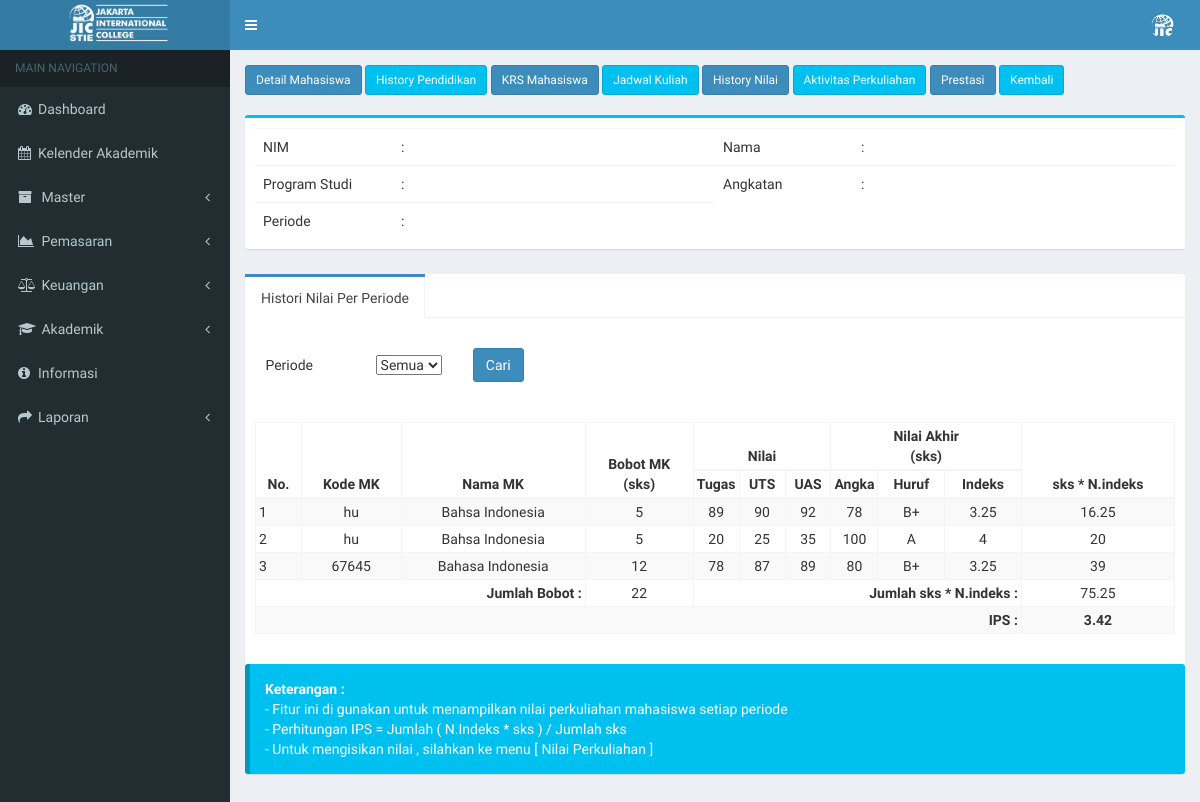
The app's page /index.php/mahasiswa/filter_nilai with its own data.
### tables this page shows
CREATE TABLE `tb_kelas_mhs` (
  `id_kelas_mhs` int(11) NOT NULL,
  `id_mahasiswa` varchar(20) NOT NULL,
  `id_kp` varchar(11) NOT NULL,
  `id_skala_nilai` varchar(10) NOT NULL,
  `nilai_d` float NOT NULL,
  `nilai_tugas` float NOT NULL,
  `absensi` float NOT NULL,
  `nilai_uts` float NOT NULL,
  `nilai_uas` float NOT NULL
);

CREATE TABLE `tb_matkul` (
  `kode_matkul` varchar(50) NOT NULL,
  `nama_matkul` varchar(100) NOT NULL,
  `id_prodi` varchar(10) NOT NULL,
  `jenis_matkul` varchar(20) NOT NULL,
  `bobot_matkul` int(11) NOT NULL,
  `bobot_praktikum` int(11) NOT NULL,
  `bobot_tatap_muka` int(11) NOT NULL,
  `bobot_praktik_lapangan` int(11) NOT NULL,
  `bobot_simulasi` int(11) NOT NULL,
  `metode_pembelajaran` varchar(100) NOT NULL,
  `tanggal_mulai` date NOT NULL,
  `tanggal_akhir` date NOT NULL,
  `matkul_english` varchar(40) NOT NULL
);

CREATE TABLE `tb_skala_nilai` (
  `id_skala_nilai` int(11) NOT NULL,
  `id_prodi` varchar(7) NOT NULL,
  `nilai_huruf` varchar(5) NOT NULL,
  `nilai_indeks` float NOT NULL,
  `bobot_nilai_minimum` float NOT NULL,
  `bobot_nilai_maksimum` float NOT NULL,
  `tanggal_mulai_efektif` date NOT NULL,
  `tanggal_akhir_efektif` date NOT NULL
);

### application/controllers/mahasiswa.php (called while the page is built, shortened)
<?php
class Mahasiswa extends CI_Controller {
	public function __construct()
	{
		$this->load->model('mahasiswa_model');
		$this->load->model('daftar_ulang_model');
		$this->load->model('konsentrasi_model');
		$this->load->model('kurikulum_model');
		$this->load->model('user_model');
		$this->load->model('kelas_perkuliahan_model');
	}
	public function filter_nilai(){
			$id_mahasiswa = $this->uri->segment(3);
			$id_periode=$this->input->get('id_periode');
			$data['mahasiswa'] = $this->mahasiswa_model->detail_krs_mahasiswa($id_mahasiswa);
			$data['nilai'] = $this->mahasiswa_model->filter_nilai($id_mahasiswa,$id_periode);
			$data['nilai2'] = $this->mahasiswa_model->data_nilai_mhs($id_mahasiswa);
			$data['main_view'] = 'Mahasiswa/history_ips_view';
			$this->load->view('template', $data);
	}
}

### index.php (called while the page is built, shortened)
<?php
require_once BASEPATH.'core/CodeIgniter.php';

### application/models/mahasiswa_model.php (called while the page is built, shortened)
<?php
class Mahasiswa_model extends CI_Model {
   function filter_nilai($id_mahasiswa,$id_periode){
     $this->db->select('*');
     $this->db->from('tb_kelas_mhs');
     $this->db->join('tb_kp','tb_kp.id_kp=tb_kelas_mhs.id_kp');
     $this->db->join('tb_jadwal','tb_jadwal.id_jadwal=tb_kp.id_jadwal');
     $this->db->join('tb_detail_kurikulum','tb_detail_kurikulum.id_detail_kurikulum=tb_jadwal.id_detail_kurikulum');
     $this->db->join('tb_matkul','tb_matkul.kode_matkul=tb_detail_kurikulum.kode_matkul');
     $this->db->join('tb_skala_nilai','tb_skala_nilai.id_skala_nilai=tb_kelas_mhs.id_skala_nilai');
     $this->db->join('tb_periode','tb_periode.id_periode=tb_jadwal.id_periode');
     $this->db->like('tb_kelas_mhs.id_mahasiswa',$id_mahasiswa);
     $this->db->like('tb_periode.semester',$id_periode);
     $query = $this->db->get();
     return $query->result();
      }
}

### application/views/Mahasiswa/history_ips_view.php (the view, shortened to what this page needs)
            <?php
                if($this->session->userdata('level') == 5){ ?>
       <!--  <a class="btn btn-sm btn-primary" href="<?php echo base_url();?>mahasiswa">Detail Mahasiswa</a>
        <a class="btn btn-sm btn-info" href="<?php echo base_url();?>mahasiswa/history_pendidikan">History Pendidikan</a>
        <a class="btn btn-sm btn-primary" href="<?php echo base_url();?>mahasiswa/krs_mahasiswa">KRS Mahasiswa</a>
        <a class="btn btn-sm btn-info" href="<?php echo base_url();?>mahasiswa/history_nilai">History Nilai</a>
        <a class="btn btn-sm btn-primary" href="<?php echo base_url();?>mahasiswa/aktivitas_perkuliahan">Aktivitas Perkuliahan</a>
        <a class="btn btn-sm btn-info" href="<?php echo base_url();?>mahasiswa/prestasi">Prestasi</a> -->
           <?php } else { ?>
          <a class="btn btn-sm btn-primary" href="<?php echo base_url();?>mahasiswa/lihat_mahasiswa_dikti/<?php echo $mahasiswa->id_mahasiswa; ?>">Detail Mahasiswa</a>
        <a class="btn btn-sm btn-info" href="<?php echo base_url();?>mahasiswa/history_pendidikan/<?php echo $mahasiswa->id_mahasiswa; ?>">History Pendidikan</a>
        <a class="btn btn-sm btn-primary" href="<?php echo base_url();?>mahasiswa/krs_mahasiswa/<?php echo $mahasiswa->id_mahasiswa ?>/<?php echo $mahasiswa->id_prodi; ?>/<?php echo $mahasiswa->semester_aktif; ?>/<?php echo $mahasiswa->id_konsentrasi; ?>">KRS Mahasiswa</a>
        <a class="btn btn-sm btn-info" href="<?php echo base_url();?>mahasiswa/jadwal_mhs/<?php echo $mahasiswa->id_mahasiswa ?>/<?php echo $mahasiswa->id_prodi; ?>/<?php echo $mahasiswa->semester_aktif; ?>">Jadwal Kuliah</a>
        <a class="btn btn-sm btn-primary" href="<?php echo base_url();?>mahasiswa/history_nilai/<?php echo $mahasiswa->id_mahasiswa; ?>">History Nilai</a>
        <a class="btn btn-sm btn-info" href="<?php echo base_url();?>mahasiswa/aktivitas_perkuliahan/<?php echo $mahasiswa->id_mahasiswa; ?>">Aktivitas Perkuliahan</a>
        <a class="btn btn-sm btn-primary" href="<?php echo base_url();?>mahasiswa/prestasi/<?php echo $mahasiswa->id_mahasiswa; ?>">Prestasi</a>
        <a class="btn btn-sm btn-info" href="<?php echo base_url(); ?>mahasiswa/data_mahasiswa">Kembali</a>
         <br/><br/>
           <?php }
           ?>
        <div class="box box-info">
        <div class="box-body">
              <table class="table">
        <tr>
            <td width="15%" class="left_column">NIM</td>
            <td>: <?php echo $mahasiswa->nim; ?></td>
            <td width="15%" class="left_column">Nama</td>
            <td>: <?php echo $mahasiswa->nama_mahasiswa; ?></td>
        </tr>
        <tr>
            <td class="left_column" width="15%">Program Studi</td>
            <td width="35%">: <?php echo $mahasiswa->nama_prodi; ?>            </td>
            <td class="left_column" width="15%">Angkatan</td>
            <td>: <?php echo substr($mahasiswa->tgl_du,0,4); ?>           </td>
        </tr>
        <tr>
            <td class="left_column" width="15%">Periode</td>
            <td width="35%">: <?php echo $this->input->get('id_periode'); ?>            </td>
        </tr>
        </table>
            </div>
          </div>
        <div class="nav-tabs-custom">
            <ul class="nav nav-tabs">
            <li class="active"><a href="#tab_0" data-toggle="tab">Histori Nilai Per Periode</a></li>
            </ul>
        <div class="tab-content">
        <div class="tab-pane active" id="tab_0">
            <table class="">
                <tbody>
                  <form method="get" action="<?php echo base_url(); ?>mahasiswa/filter_nilai/<?php echo $mahasiswa->id_mahasiswa; ?>">
                  <tr>
                    <th><input type="hidden" name="id_prodi" id="id_prodi" value="<?php echo $mahasiswa->id_prodi; ?>"><br></th>
                  </tr>
                  <tr>
                    <td> &nbsp;&nbsp;&nbsp;Periode</td>
                    <td>&nbsp;&nbsp;&nbsp;&nbsp;&nbsp;&nbsp;&nbsp;&nbsp;&nbsp;&nbsp;&nbsp;&nbsp;&nbsp;&nbsp;&nbsp;&nbsp;&nbsp;
                      <select name="id_periode" id="id_periode" class="validate[required]">
                        <option value="">Semua</option>
              </select>
                    </td>
                    <td>
                      &nbsp;&nbsp;&nbsp;&nbsp;&nbsp;&nbsp;&nbsp;&nbsp;&nbsp;<input type="submit" class="btn btn-primary" value="Cari">
                    </td>
                  </tr>
                   </form>
                </tbody>
              </table>
              <br>
              <br>
        <table id="table1" class="table2 table-bordered table-striped" >
    <thead>
    <tr>
        <th style="width:5%;text-align:center" rowspan="2">No.</th>
        <th style="text-align:center" rowspan="2">Kode MK</th>
        <th style="text-align:center" rowspan="2">Nama MK</th>
        <th style="text-align:center" rowspan="2">Bobot MK<br />(sks)</th>
        <th style="text-align:center" colspan="3">Nilai</th>
         <th style="text-align:center" colspan="3">Nilai Akhir<br />(sks)</th>
         <th style="text-align:center" rowspan="2">sks * N.indeks</th>
    </tr>
    <tr>
        <th style="width:5%;text-align:center">Tugas</th>
        <th style="width:5%;text-align:center">UTS</th>
        <th style="width:5%;text-align:center">UAS</th>
        <th style="width:5%;text-align:center">Angka</th>
        <th style="text-align:center">Huruf</th>
        <th style="text-align:center">Indeks</th>
    </tr>
    </thead>
    <tbody>
    <?php
        $no = 0;
        $totalsi = 0;
        $totalbobot = 0;
        foreach($nilai as $data):
             $dataee = $data->bobot_matkul * $data->nilai_indeks;
      ?>
      <tr>
      <td><?php echo ++$no;?></td>
        <td style="text-align:center"><?php echo $data->kode_matkul;?></td>
        <td style="text-align:center"><?php echo $data->nama_matkul;?></td>
        <td style="text-align:center"><?php $totalbobot += $data->bobot_matkul; echo $data->bobot_matkul;?></td>
        <td style="text-align:center"><?php echo $data->nilai_tugas;?></td>
        <td style="text-align:center"><?php echo $data->nilai_uts;?></td>
        <td style="text-align:center"><?php echo $data->nilai_uas;?></td>
        <td style="text-align:center"><?php echo $data->nilai_d;?></td>
        <td style="text-align:center"><?php echo $data->nilai_huruf;?></td>
        <td style="text-align:center"><?php echo $data->nilai_indeks;?></td>
        <td style="text-align:center"><?php $totalsi += $dataee; echo $dataee;?></td>
    </tr>
<?php endforeach; ?>
    <tr>
         <td colspan="3" style="text-align:right"> <b> Jumlah Bobot : </b></td>
        <td style="text-align:center">  <?php
        if ($totalbobot == 0) {
            echo $totalbobot = 1;
        } else {
            echo $totalbobot;
        }  ?> </td>
        <td colspan="6" style="text-align:right"> <b> Jumlah sks * N.indeks : </b></td>
        <td style="text-align:center"> <?php echo $totalsi; ?></td>
    </tr>
    <tr>
        <th style="text-align:right" colspan="10"> IPS : </th>
        <th style="text-align:center"> <?php $ips = $totalsi / $totalbobot; echo round($ips, 2); ?>   </th>
    </tr>
  </tbody>
    </table>
    </div>
     </div>
    <div class="callout callout-info">
        <strong>Keterangan :</strong>
            <br />
            - Fitur ini di gunakan untuk menampilkan nilai perkuliahan mahasiswa setiap periode
            <br />
            - Perhitungan IPS = Jumlah ( N.Indeks * sks ) / Jumlah sks
            <br />
            - Untuk mengisikan nilai , silahkan ke menu [ Nilai Perkuliahan ]
            <br />
    </div>
</div>
 <link rel="stylesheet" href="//code.jquery.com/ui/1.12.0/themes/smoothness/jquery-ui.css">

### assets/css/styleku.css (style rules this page uses)
.table2 { width: 100%; max-width: 100%; margin-bottom: 20px; }
.table2 > thead > tr > th, .table2 > tbody > tr > th, .table2 > tfoot > tr > th, .table2 > thead > tr > td, .table2 > tbody > tr > td, .table2 > tfoot > tr > td { padding: 3px; line-height: 1.42857143; vertical-align: top; border-top: 1px solid #ddd; }
.table2 > thead > tr > th { vertical-align: bottom; border-bottom: 2px solid #ddd; }
.table2 > caption + thead > tr:first-child > th, .table2 > colgroup + thead > tr:first-child > th, .table2 > thead:first-child > tr:first-child > th, .table2 > caption + thead > tr:first-child > td, .table2 > colgroup + thead > tr:first-child > td, .table2 > thead:first-child > tr:first-child > td { border-top: 0; }

### records on screen
tb_kelas_mhs: tb_matkul.kode_matkul "hu", tb_matkul.nama_matkul "Bahsa Indonesia", tb_matkul.bobot_matkul "5", nilai_tugas "89", nilai_uts "90", nilai_uas "92", nilai_d "78", id_skala_nilai.nilai_huruf "B+", id_skala_nilai.nilai_indeks "3.25", tb_matkul.bobot_matkul "16.25"
tb_kelas_mhs: tb_matkul.kode_matkul "hu", tb_matkul.nama_matkul "Bahsa Indonesia", tb_matkul.bobot_matkul "5", nilai_tugas "20", nilai_uts "25", nilai_uas "35", nilai_d "100", id_skala_nilai.nilai_huruf "A", id_skala_nilai.nilai_indeks "4", tb_matkul.bobot_matkul "20"
tb_kelas_mhs: tb_matkul.kode_matkul "67645", tb_matkul.nama_matkul "Bahasa Indonesia", tb_matkul.bobot_matkul "12", nilai_tugas "78", nilai_uts "87", nilai_uas "89", nilai_d "80", id_skala_nilai.nilai_huruf "B+", id_skala_nilai.nilai_indeks "3.25", tb_matkul.bobot_matkul "39"

### other values on screen
$totalbobot "22"
$totalsi "75.25"
$ips "3.42"
